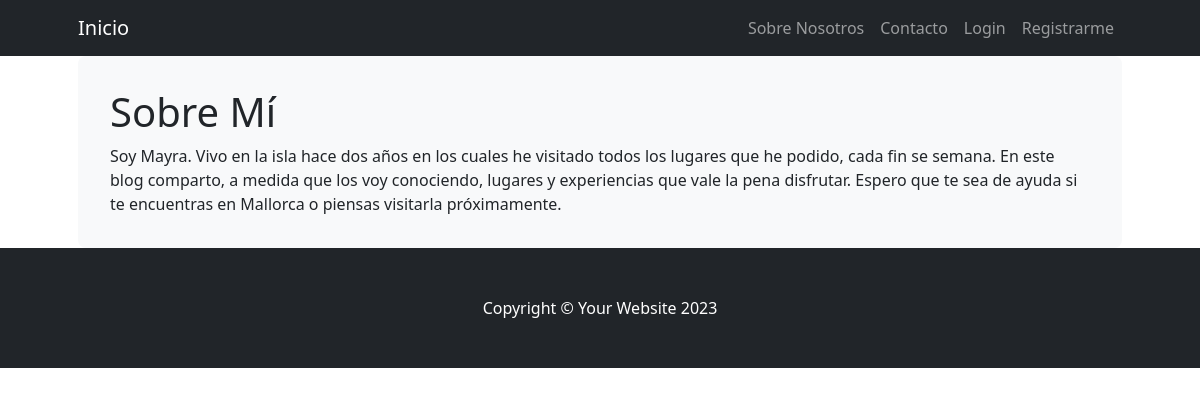
The app's page /sobrenosotros/, older data.
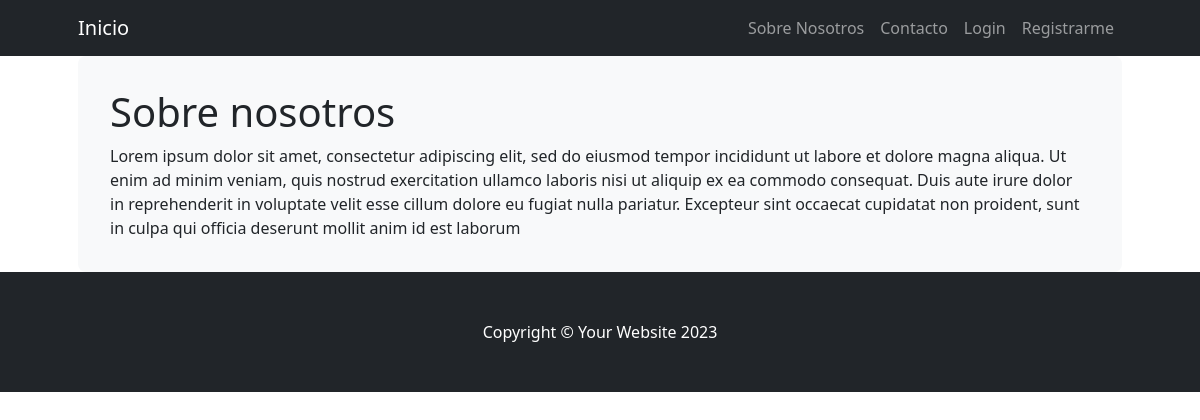
The same page, newer data.
### Preentrega3App/models.py (models this page shows)
class SobreNosotros(models.Model):
    titulo_sobre_nosotros = models.CharField(max_length=40)
    texto_sobre_nosotros = models.CharField(max_length=700)
    fecha_creado = models.DateTimeField(default=timezone.now)
    class Meta:
        verbose_name_plural = "Sobre Nosotros"

### Preentrega3App/views.py (the view)
# urls.py: path('sobrenosotros/', views.sobreNosotrosList.as_view(), name= "Sobre Nosotros"),
class sobreNosotrosList (ListView):
    model = SobreNosotros
    template_name = "Preentrega3App/sobrenosotros.html"

### Preentrega3App/Templates/Preentrega3App/sobrenosotros.html (shortened to what this page needs)
<!DOCTYPE html>
<html lang="en">
{% extends "Preentrega3App/padre.html" %}
{% load static %}
{% block Contenidoquecambia %}
<div class="container px-lg-5">
    <div class="p-4 p-lg-2 bg-light rounded-3 text-left">
        <div class="m-4 m-lg-7 mb-4">
{% for sobrenosotros in object_list %}
<h1> {{ sobrenosotros.titulo_sobre_nosotros }}</h1>
<p> {{ sobrenosotros.texto_sobre_nosotros }} </p>
{% endfor %}
</div>
</div>
</div>
{% endblock %}

Row changes from the older to the newer data that the page shows:
changed SobreNosotros: titulo_sobre_nosotros "Sobre Mí" → "Sobre nosotros"; texto_sobre_nosotros "Soy Mayra. Vivo en la isla hace dos años en los cuales he visitado todos los lugares que he podido, cada fin se semana. En este blog comparto, a medida que los voy conociendo, lugares y experiencias que vale la pena disfrutar. Espero que te sea de ayuda si te encuentras en Mallorca o piensas visitarla próximamente." → "Lorem ipsum dolor sit amet, consectetur adipiscing elit, sed do eiusmod tempor incididunt ut labore et dolore magna aliqua. Ut enim ad minim veniam, quis nostrud exercitation ullamco laboris nisi ut aliquip ex ea commodo consequat. Duis aute irure dolor in reprehenderit in voluptate velit esse cillum dolore eu fugiat nulla pariatur. Excepteur sint occaecat cupidatat non proident, sunt in culpa qui officia deserunt mollit anim id est laborum"
